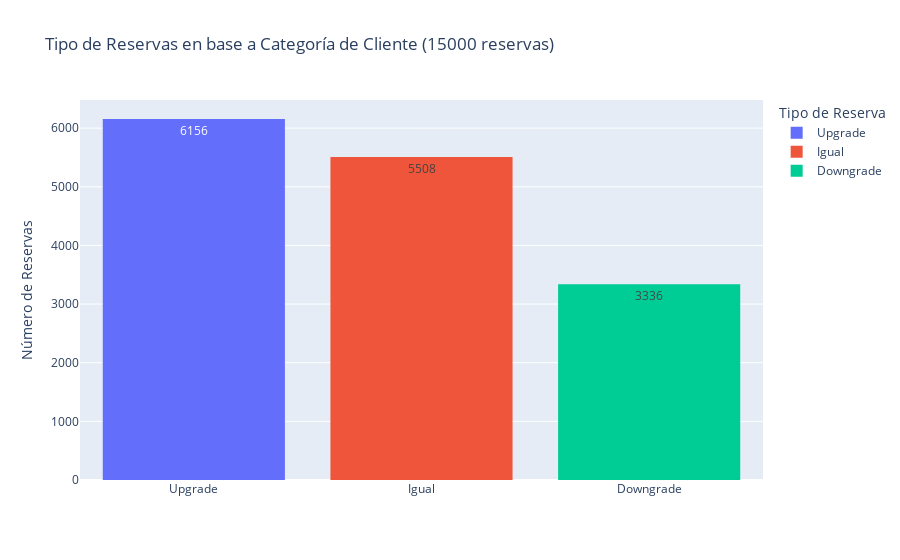

Notebook code for this chart:
### Markdown cell above
### Distribución de la columna Tipo_Reserva_Hotel

### Code cell
total_reservas = df_final.shape[0]

fig = px.histogram(
    df_final,
    x="Tipo_Reserva_Hotel",
    color="Tipo_Reserva_Hotel",
    title=f"Tipo de Reservas en base a Categoría de Cliente ({total_reservas} reservas)",
    labels={"Tipo_Reserva_Hotel": "Tipo de Reserva"},
    text_auto=True
)
fig.update_layout(xaxis_title="", yaxis_title="Número de Reservas")
fig.show()

### Figure 1 — Plotly figure (JSON) as saved in the notebook; plotly's stock layout.template omitted (floating-point values rounded to 4 significant figures; data arrays with more than 128 entries replaced by an {"elided": "..."} marker saying what was removed)
{"data": [{"bingroup": "x", "hovertemplate": "Tipo de Reserva=%{x}<br>count=%{y}<extra></extra>", "legendgroup": "Upgrade", "marker": {"color": "#636efa", "pattern": {"shape": ""}}, "name": "Upgrade", "orientation": "v", "showlegend": true, "texttemplate": "%{value}", "type": "histogram", "x": {"elided": "6156 str values"}, "xaxis": "x", "yaxis": "y"}, {"bingroup": "x", "hovertemplate": "Tipo de Reserva=%{x}<br>count=%{y}<extra></extra>", "legendgroup": "Igual", "marker": {"color": "#EF553B", "pattern": {"shape": ""}}, "name": "Igual", "orientation": "v", "showlegend": true, "texttemplate": "%{value}", "type": "histogram", "x": {"elided": "5508 str values"}, "xaxis": "x", "yaxis": "y"}, {"bingroup": "x", "hovertemplate": "Tipo de Reserva=%{x}<br>count=%{y}<extra></extra>", "legendgroup": "Downgrade", "marker": {"color": "#00cc96", "pattern": {"shape": ""}}, "name": "Downgrade", "orientation": "v", "showlegend": true, "texttemplate": "%{value}", "type": "histogram", "x": {"elided": "3336 str values"}, "xaxis": "x", "yaxis": "y"}], "layout": {"barmode": "relative", "legend": {"title": {"text": "Tipo de Reserva"}, "tracegroupgap": 0}, "title": {"text": "Tipo de Reservas en base a Categoría de Cliente (15000 reservas)"}, "xaxis": {"anchor": "y", "categoryarray": ["Upgrade", "Igual", "Downgrade"], "categoryorder": "array", "domain": [0, 1], "title": {"text": ""}}, "yaxis": {"anchor": "x", "domain": [0, 1], "title": {"text": "Número de Reservas"}}}}
